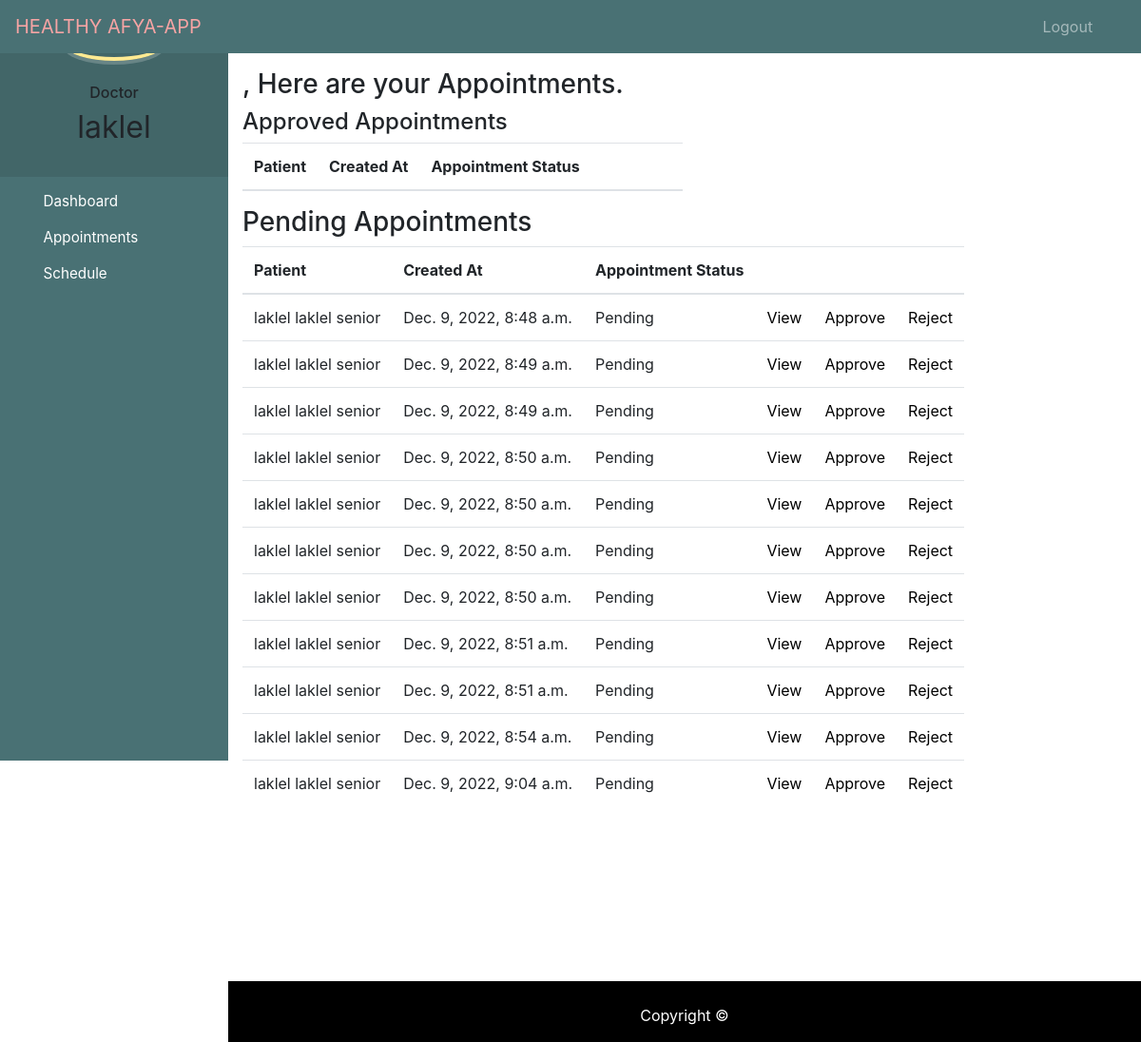
Page /view_appointments/ (signed in) on the committed database.
### bookingapp/models.py (models this page shows, shortened)
class Appointment(models.Model):
    PENDING = 'Pending'
    APPROVED = 'Approved'
    REJECTED = 'Rejected'
    COMPLETED = 'Completed'
    CANCELLED = 'Cancelled'
    STATUS_CHOICES = [
        (PENDING, 'Pending'),
        (APPROVED, 'Approved'),
        (REJECTED, 'Rejected'),
        (COMPLETED, 'Completed'),
        (CANCELLED, 'Cancelled'),
    ]
    created_at = models.DateTimeField(auto_now_add=True)
    symptoms = models.TextField(null=True)
    appointment_date = models.DateField(null=True)
    status = models.CharField(max_length=255, choices=STATUS_CHOICES, default=PENDING)
    doctor = models.ForeignKey(Doctor, on_delete=models.CASCADE, related_name='doctor_info')
    user = models.ForeignKey(User, on_delete=models.CASCADE, related_name = 'user_info')

### bookingapp/views.py (the view)
# urls.py: path('view_appointments/', views.view_appointments, name='view-appointments'),
@login_required(login_url='/members/login_user/')
def view_appointments(request):
    user_status = User.objects.get(pk =request.user.pk)
    pending_appointments = Appointment.objects.filter(user=user_status , status='Pending')
    approved_appointments = Appointment.objects.filter(user=user_status , status='Approved')
    rejected_appointments = Appointment.objects.filter(user=user_status , status='Rejected')
    context = {
        'pending_appointments': pending_appointments,
        'approved_appointments': approved_appointments,
        'rejected_appointments': rejected_appointments,
        }
    return render(request, 'doctor/appointments.html', context=context)

### bookingapp/templates/doctor/appointments.html (shortened to what this page needs)
{% extends 'doctor/base.html' %}
{% block content %}
<!DOCTYPE html>
<html lang="en">
<head>
</head>
<body>
    <br>
    <section class="page--section">
        <div class="container">
            <h3 class="page--header">{{ doctor }}, Here are your Appointments.</h3>
        </div>
        <div class="container table">
            <h4 class="table--titles">Approved Appointments</h4>
            <table class="t--style">
                <thead>
                    <tr>
                        <th>Patient</th>
                        <th>Created At</th>
                        <th>Appointment Status</th>
                        <th> </th>
                        <th> </th>
                        <th> </th>
                        <th> </th>
                    </tr>
                </thead>
            </table>
        </div>
        <div class="container table">
            <h3 class="table--titles">Pending Appointments</h3>
            <table class="t--style">
                <thead>
                    <tr>
                        <th>Patient</th>
                        <th>Created At</th>
                        <th>Appointment Status</th>
                        <th> </th>
                        <th> </th>
                        <th> </th>
                    </tr>
                </thead>
                <tbody>
                    {% for appointment in pending_appointments %}
                    <tr>
                        <td class="td-normal">{{appointment.user.first_name}} {{appointment.user.last_name}}</td>
                        <td class="td-normal">{{appointment.created_at}}</td>
                        <td class="td-normal">{{appointment.status}}</td>
                        <td class="link-align"><a href="{% url 'appointment-details' appointment.id %} " class=" btn-25 btn--full">View</a></td>
                        <td class="link-align"><a href="{% url 'approve' appointment.id %}" class=" btn-25 btn--confirm">Approve</a></td>
                        <td class="link-align"><a href="{% url 'reject' appointment.id %}" class="btn-25 btn--cancel">Reject</a></td>
                    </tr>
                    {% endfor %}
                </tbody>
            </table>
        </div>
    </section>
</body>
</html>
{% endblock %}

### bookingapp/templates/doctor/base.html (shortened to what this page needs)
<!DOCTYPE html>
{% load static %}
<html lang="en">
<head>
  <link rel="stylesheet" href="https://stackpath.bootstrapcdn.com/bootstrap/4.3.1/css/bootstrap.min.css">
  <link rel="stylesheet" href="https://maxcdn.bootstrapcdn.com/font-awesome/4.7.0/css/font-awesome.min.css">
</head>
<body>
  <nav class="menu" tabindex="0">
    <header class="avatar">
      <br><br>
      <h6>Doctor</h6>
      <h2>{{request.user.first_name}}</h2>
    </header>
    <ul>
      <li tabindex="0" class="icon-dashboard"> <a style="color:white; text-decoration:none;" href="{% url 'doctor-dashboard' %}"><span>Dashboard</span></a> </li>
      <li tabindex="0" class="icon-users"> <a style="color:white; text-decoration:none;" href="{% url 'patient-appointments' %}"><span>Appointments</span></a></li>
      <li tabindex="0" class="icon-calendar"> <a style="color:white; text-decoration:none;" href="{% url 'doctor-schedule' %}"><span>Schedule</span></a></li>
    </ul>
  </nav>
  <main>
    <div class="bs-example">
      <nav class="navbar navbar-expand-md  navbar-dark fixed-top" style="background:#497174;">
        <a href="#" class="navbar-brand" style="color:#F7A4A4;" >HEALTHY AFYA-APP</a>
        <div class="collapse navbar-collapse justify-content-between" id="navbarCollapse">
          <div class="navbar-nav" style=" margin-left: 90%;">
            <a href="{% url 'logout' %}" class="nav-item nav-link">Logout</a>
          </div>
        </div>
      </nav>
    </div>
    <br><br>
    {% block content %}
    {% endblock content %}
    <br><br><br><br><br><br><br>
    <footer>
      <br>
      <div class="container">
        <div class="row">
          <div class="col-md-12 col-sm-12">
            <div style="color:#ffffff;" class="wow fadeInUp footer-copyright">
              <p>
                Copyright &copy;</p>
            </div>
          </div>
        </div>
      </div>
    </footer>
  </main>
</body>
</html>

### bookingapp/templates/doctor/base.html (style rules this page uses)
a:link { text-decoration: none; }
a { color: white; }
footer { padding: 0px 0px 0px 0px; background-color: black; margin: 0px; }
p { text-align: center; }
body { padding-left: 240px; }
main { position: relative; height: 100vh; }
.menu { background: #497174; height: 100vh; width: 240px; position: fixed; top: 0px; left: 0; z-index: 5; outline: none; }
.menu .avatar { background: rgba(0, 0, 0, 0.1); padding: 2em 0.5em; text-align: center; }
.menu .avatar h2 { font-weight: normal; margin-bottom: 0; }
.menu ul { list-style: none; padding: 0.5em 0; margin: 0; }
.menu ul li { padding: 0.5em 1em 0.5em 3em; font-size: 0.95em; font-weight: regular; background-repeat: no-repeat; background-position: left 15px center; background-size: auto 20px; transition: all 0.15s linear; cursor: pointer; }
.menu ul li.icon-dashboard { background-image: url("http://www.entypo.com/images//gauge.svg"); }
.menu ul li.icon-users { background-image: url("http://www.entypo.com/images//users.svg"); }
.menu ul li.icon-calendar { background-image: url("http://www.entypo.com/images//calendar.svg"); }

### bookingapp/templates/doctor/appointments.html (style rules this page uses)
.btn-25 { color: black; }

### rows in the picture
Appointment: user.first_name "laklel", user.last_name "laklel senior", created_at "Dec. 9, 2022, 8:48 a.m.", status "Pending"
Appointment: user.first_name "laklel", user.last_name "laklel senior", created_at "Dec. 9, 2022, 8:49 a.m.", status "Pending"
Appointment: user.first_name "laklel", user.last_name "laklel senior", created_at "Dec. 9, 2022, 8:49 a.m.", status "Pending"
Appointment: user.first_name "laklel", user.last_name "laklel senior", created_at "Dec. 9, 2022, 8:50 a.m.", status "Pending"
Appointment: user.first_name "laklel", user.last_name "laklel senior", created_at "Dec. 9, 2022, 8:50 a.m.", status "Pending"
Appointment: user.first_name "laklel", user.last_name "laklel senior", created_at "Dec. 9, 2022, 8:50 a.m.", status "Pending"
Appointment: user.first_name "laklel", user.last_name "laklel senior", created_at "Dec. 9, 2022, 8:50 a.m.", status "Pending"
Appointment: user.first_name "laklel", user.last_name "laklel senior", created_at "Dec. 9, 2022, 8:51 a.m.", status "Pending"
Appointment: user.first_name "laklel", user.last_name "laklel senior", created_at "Dec. 9, 2022, 8:51 a.m.", status "Pending"
Appointment: user.first_name "laklel", user.last_name "laklel senior", created_at "Dec. 9, 2022, 8:54 a.m.", status "Pending"
Appointment: user.first_name "laklel", user.last_name "laklel senior", created_at "Dec. 9, 2022, 9:04 a.m.", status "Pending"

### other values in the picture
{{ request.user.first_name }} "laklel"
